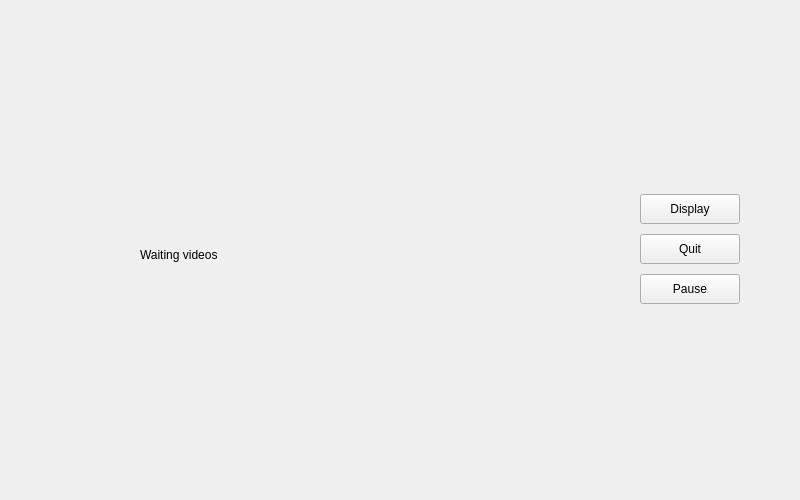
<?xml version="1.0" encoding="UTF-8"?>
<ui version="4.0">
 <class>Show</class>
 <widget class="QWidget" name="Show">
  <property name="geometry">
   <rect>
    <x>0</x>
    <y>0</y>
    <width>800</width>
    <height>500</height>
   </rect>
  </property>
  <property name="minimumSize">
   <size>
    <width>800</width>
    <height>500</height>
   </size>
  </property>
  <property name="maximumSize">
   <size>
    <width>1200</width>
    <height>800</height>
   </size>
  </property>
  <property name="windowTitle">
   <string>Showing videos</string>
  </property>
  <widget class="QLabel" name="videos">
   <property name="geometry">
    <rect>
     <x>140</x>
     <y>30</y>
     <width>450</width>
     <height>450</height>
    </rect>
   </property>
   <property name="text">
    <string>Waiting videos</string>
   </property>
  </widget>
  <widget class="QWidget" name="verticalLayoutWidget">
   <property name="geometry">
    <rect>
     <x>640</x>
     <y>190</y>
     <width>101</width>
     <height>121</height>
    </rect>
   </property>
   <layout class="QVBoxLayout" name="verticalLayout">
    <item>
     <widget class="QPushButton" name="button_display">
      <property name="minimumSize">
       <size>
        <width>75</width>
        <height>23</height>
       </size>
      </property>
      <property name="maximumSize">
       <size>
        <width>100</width>
        <height>30</height>
       </size>
      </property>
      <property name="text">
       <string>Display</string>
      </property>
     </widget>
    </item>
    <item>
     <widget class="QPushButton" name="button_quit">
      <property name="minimumSize">
       <size>
        <width>75</width>
        <height>23</height>
       </size>
      </property>
      <property name="maximumSize">
       <size>
        <width>100</width>
        <height>30</height>
       </size>
      </property>
      <property name="text">
       <string>Quit</string>
      </property>
     </widget>
    </item>
    <item>
     <widget class="QPushButton" name="button_pause">
      <property name="minimumSize">
       <size>
        <width>75</width>
        <height>23</height>
       </size>
      </property>
      <property name="maximumSize">
       <size>
        <width>100</width>
        <height>30</height>
       </size>
      </property>
      <property name="text">
       <string>Pause</string>
      </property>
     </widget>
    </item>
   </layout>
  </widget>
 </widget>
 <resources/>
 <connections/>
</ui>
